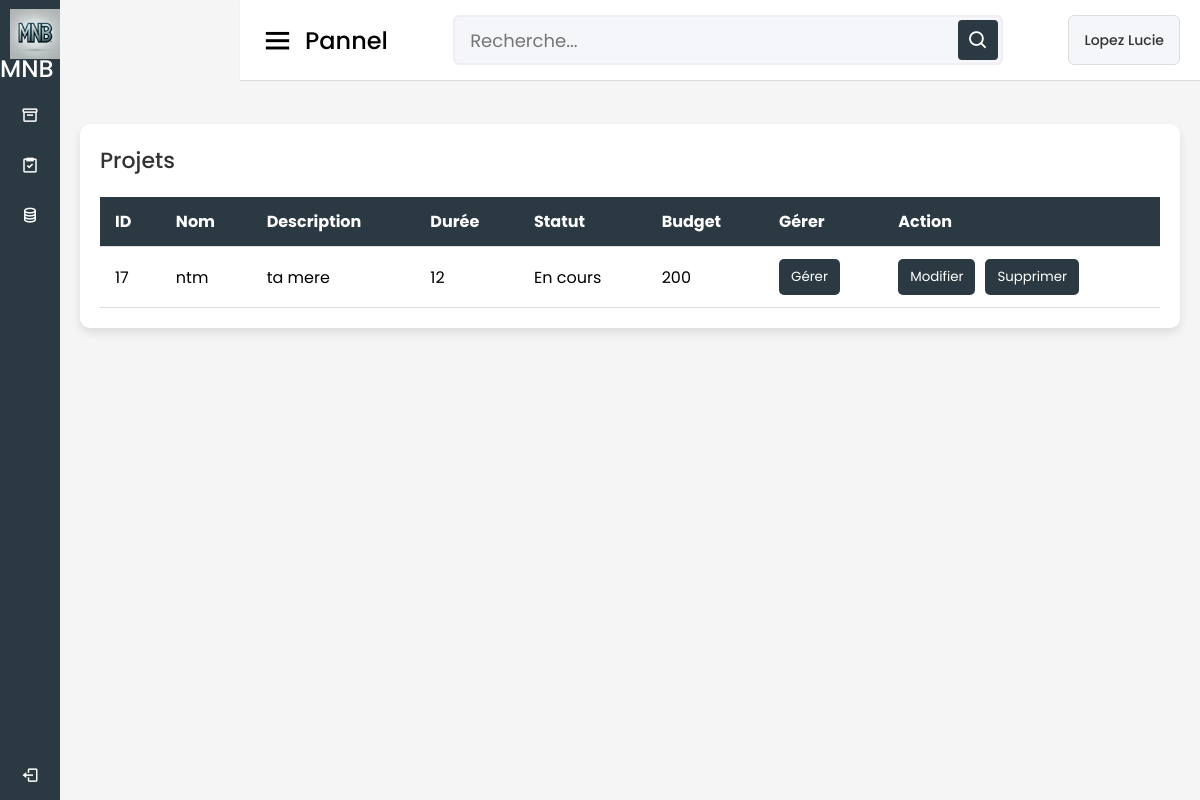
Page /gestion_projet.php (signed in) on the earlier database version.
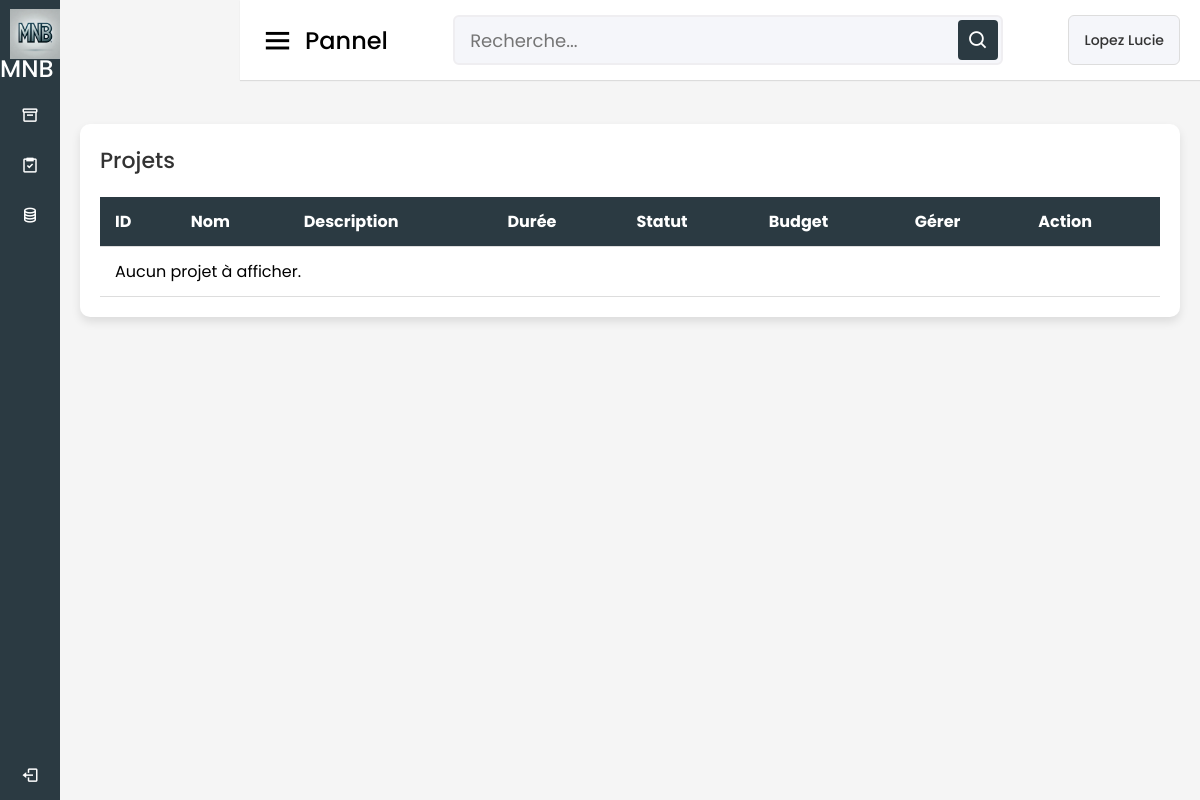
Same page on the later database version.
### tables this page shows
CREATE TABLE `Projet` (
  `IDProjet` int(11) NOT NULL,
  `nomProjet` varchar(50) NOT NULL,
  `Duree_projet` varchar(50) NOT NULL,
  `descriptionProjet` varchar(50) NOT NULL,
  `IDTache` int(11) DEFAULT NULL,
  `Statu` varchar(50) NOT NULL,
  `budget` int(11) NOT NULL,
  `IDUsers` text DEFAULT NULL
);

### gestion_projet.php (the view, shortened to what this page needs)
<?php
$user_info = [
    'Prenom' => $_SESSION['prenom'],
    'Nom' => $_SESSION['nom'],
    'photo' => $_SESSION['photo'],
    'statu' => $_SESSION['statu']
];
$servername = "localhost";
$username = "root";
$password = "";
$dbname = "MNB_data";
$conn = new mysqli($servername, $username, $password, $dbname);
function afficherProjets($conn, $user_info) {
    if ($user_info['statu'] === 'Admin') {
        $sql = "SELECT * FROM Projet";
    } else {
        $user_id = $_SESSION['user_id'];
        $sql = "SELECT * FROM Projet WHERE FIND_IN_SET('$user_id', IDUsers)";
    }
    $result = $conn->query($sql);
    if ($result->num_rows > 0) {
        while ($row = $result->fetch_assoc()) {
            echo '<tr>';
            echo '<td>' . $row["IDProjet"] . '</td>';
            echo '<td>' . htmlspecialchars($row["nomProjet"]) . '</td>';
            echo '<td>' . htmlspecialchars($row["descriptionProjet"]) . '</td>';
            echo '<td>' . htmlspecialchars($row["Duree_projet"]) . '</td>';
            echo '<td>' . htmlspecialchars($row["Statu"]) . '</td>';
            echo '<td>' . htmlspecialchars($row["budget"]) . '</td>';
            echo '<td>';
            echo '<form method="post" action="plan.php" style="display:inline-block;">
                    <input type="hidden" name="id_projet" value="' . $row["IDProjet"] . '">
                    <button type="submit" class="btn btn-info">Gérer</button>
                  </form>';
            echo '</td>';
            echo '<td>';
            echo '<form method="get" action="modifier_projet.php" style="display:inline-block; margin-right: 10px;">
                    <input type="hidden" name="id" value="' . $row["IDProjet"] . '">
                    <button type="submit" class="btn btn-warning">Modifier</button>
                  </form>';
            echo '<form method="post" action="" style="display:inline-block;">
                    <input type="hidden" name="projet_id" value="' . $row["IDProjet"] . '">
                    <button type="submit" name="supprimer_projet" class="btn btn-danger">Supprimer</button>
                  </form>';
            echo '</td>';
            echo '</tr>';
        }
    } else {
        echo "<tr><td colspan='8'>Aucun projet à afficher.</td></tr>";
    }
}
?>
<!DOCTYPE html>
<html lang="fr" dir="ltr">
<head>
    <link rel="stylesheet" href="dashboard.css" />
    <link href="https://unpkg.com/boxicons@2.0.7/css/boxicons.min.css" rel="stylesheet" />
</head>
<body>
    <?php include('sidebar.php'); ?>
    <section class="home-section">
        <?php include('header_gestion.php'); ?>
        <div class="home-content">
            <div class="projects-table">
                <h2>Projets</h2>
                <table>
                    <thead>
                        <tr>
                            <th>ID</th>
                            <th>Nom</th>
                            <th>Description</th>
                            <th>Durée</th>
                            <th>Statut</th>
                            <th>Budget</th>
                            <th>Gérer</th>
                            <th>Action</th>
                        </tr>
                    </thead>
                    <tbody id="ongoing-projects">
                        <?php afficherProjets($conn, $user_info); ?>
                    </tbody>
                </table>
            </div>
        </div>
    </section>
</body>
</html>

### sidebar.php (shortened to what this page needs)
<div class="sidebar">
    <div class="logo-details">
        <a href="MNB.php" class="active d-flex align-items-center">
            <img src="mnb.jpeg" alt="MNB Logo" style="width: 70px; height: 50px; object-fit: contain; position: relative; top: 15px; margin-right: 10px;">
            <span class="logo_name">MNB</span>
        </a>
    </div>
    <ul class="nav-links">
        <li>
            <a href="projet.php">
                <i class="bx bx-box"></i>
                <span class="links_name">Création Projet</span>
            </a>
        </li>
        <li>
            <a href="gestion_projet.php">
                <i class="bx bx-task"></i>
                <span class="links_name">Gestion Projets</span>
            </a>
        </li>
        <li>
                <a href="calendrier.php">
                    <i class="bx bx-coin-stack"></i>
                    <span class="links_name">Calendrier</span>
                </a>
            </li>
        <li class="log_out">
            <a href="logout.php">
                <i class="bx bx-log-out"></i>
                <span class="links_name">Déconnexion</span>
            </a>
        </li>
    </ul>
</div>

### header_gestion.php (shortened to what this page needs)
<nav>
    <div class="sidebar-button">
        <i class="bx bx-menu sidebarBtn"></i>
        <span class="dashboard">Pannel</span>
    </div>
    <div class="search-box">
        <input type="text" placeholder="Recherche..." />
        <i class="bx bx-search"></i>
    </div>
    <div class="profile-details" style="display: flex; align-items: center; background: #f5f6fa; border: 1px solid #ddd; border-radius: 6px; padding: 5px 15px; width: fit-content;">
        <span class="admin_name" style="font-size: 14px; font-weight: 500; color: #333; white-space: nowrap;"><?php echo htmlspecialchars($user_info['Prenom'] . ' ' . $user_info['Nom']); ?></span>
    </div>
</nav>

### dashboard.css (style rules this page uses)
* { margin: 0; padding: 0; box-sizing: border-box; font-family: "Poppins", sans-serif; }
.sidebar { position: fixed; height: 100%; width: 240px; background: #2B3A42; transition: all 0.5s ease; }
.sidebar .logo-details { height: 80px; display: flex; align-items: center; }
.sidebar .logo-details a { text-decoration: none; }
.sidebar .logo-details .logo_name { color: #fff; font-size: 24px; font-weight: 500; }
.sidebar .nav-links { margin-top: 10px; }
.sidebar .nav-links li { position: relative; list-style: none; height: 50px; }
.sidebar .nav-links li a { height: 100%; width: 100%; display: flex; align-items: center; text-decoration: none; transition: all 0.4s ease; }
.sidebar .nav-links li i { min-width: 60px; text-align: center; font-size: 18px; color: #fff; }
.sidebar .nav-links li a .links_name { color: #fff; font-size: 15px; font-weight: 400; white-space: nowrap; }
.sidebar .nav-links .log_out { position: absolute; bottom: 0; width: 100%; }
.home-section { position: relative; background: #f5f5f5; min-height: 100vh; width: calc(100% - 240px); left: 240px; transition: all 0.5s ease; }
.home-section nav { display: flex; justify-content: space-between; height: 80px; background: #fff; align-items: center; position: fixed; width: calc(100% - 240px); left: 240px; z-index: 100; padding: 0 20px; box-shadow: 0 1px 1px rgba(0, 0, 0, 0.1); transition: all 0.5s ease; }
.home-section nav .sidebar-button { display: flex; align-items: center; font-size: 24px; font-weight: 500; }
nav .sidebar-button i { font-size: 35px; margin-right: 10px; }
.home-section nav .search-box { position: relative; height: 50px; max-width: 550px; width: 100%; margin: 0 20px; }
nav .search-box input { height: 100%; width: 100%; outline: none; background: #f5f6fa; border: 2px solid #efeef1; border-radius: 6px; font-size: 18px; padding: 0 15px; }
nav .search-box .bx-search { position: absolute; height: 40px; width: 40px; background: #2B3A42; right: 5px; top: 50%; transform: translateY(-50%); border-radius: 4px; line-height: 40px; text-align: center; color: #fff; font-size: 22px; transition: all 0.4s ease; }
.home-section nav .profile-details { display: flex; align-items: center; background: #f5f6fa; border: 2px solid #efeef1; border-radius: 6px; height: 50px; padding: 0 10px; gap: 10px; width: fit-content; }
nav .profile-details .admin_name { font-size: 14px; font-weight: 500; color: #333; white-space: nowrap; }
.home-section .home-content { position: relative; padding-top: 104px; }
@media (max-width: 1240px) { .sidebar { width: 60px; } }
@media (max-width: 1240px) { .home-section { width: calc(100% - 60px); left: 60px; } }

### gestion_projet.php (style rules this page uses)
.home-content { padding: 20px; }
.projects-table { background: #fff; padding: 20px; margin-top: 20px; border-radius: 10px; box-shadow: 0 5px 10px rgba(0, 0, 0, 0.1); }
.projects-table h2 { margin-bottom: 20px; font-size: 22px; font-weight: 500; color: #333; }
.projects-table table { width: 100%; border-collapse: collapse; }
.projects-table table thead tr { background: #2B3A42; color: #fff; text-align: left; }
.projects-table table th, .projects-table table td { padding: 12px 15px; border-bottom: 1px solid #ddd; }
.projects-table button { background: #2B3A42; color: #fff; border: none; padding: 8px 12px; border-radius: 5px; cursor: pointer; transition: background 0.3s ease; }

Differences in the rows shown:
removed projet: IDProjet "17", nomProjet "ntm", descriptionProjet "ta mere", Duree_projet "12", Statu "En cours", budget "200"
Other differences:
text now shown: "Aucun projet à afficher."
